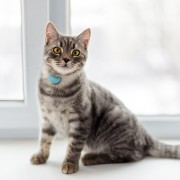
#> input picture exercises/1 image transformation/cat.jpg, 180 x 180 px
$ python 4_image_resizing.py
#> lines starting #> are read from the running program, lines starting #| are printed output that depends on the picture
import cv2

image = cv2.imread('cat.jpg')
#> image is the input picture: shape (180, 180, 3); mean B, G, R 189, 191.9, 194.9
height, width = image.shape[:2]
#> height = 180; width = 180
center = (width/2, height/2)
#> center = (90, 90)

rotate_matrix = cv2.getRotationMatrix2D(center=center, angle=0, scale=1/8)
#> rotate_matrix = [[0.125, 0, 78.75], [0, 0.125, 78.75]]

image = cv2.warpAffine(src=image, M=rotate_matrix, dsize=(width, height))
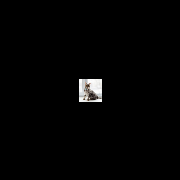
#> image: shape (180, 180, 3); mean B, G, R 3.1, 3.2, 3.2

cv2.imshow('rotated image', image)
cv2.waitKey()
